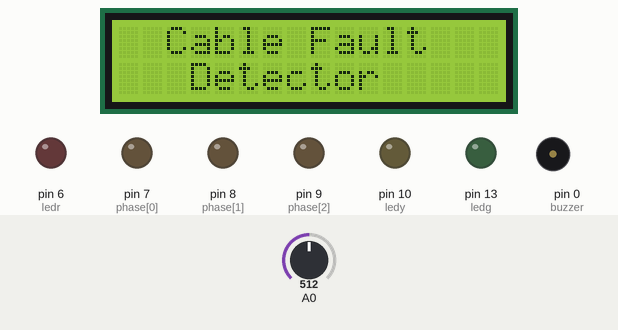
A sketch run on a simulated Arduino Uno, built with avr-gcc and run on an emulated ATmega328P. Parts: 16×2 character LCD, output pins drawn as LEDs (lit = HIGH), buzzer (waves = sounding, pin HIGH). The inputs (shaded band) are chosen by the test bench; at power-on: A0 = 512.

Above: at 0.1 s.
At 0.6 s:
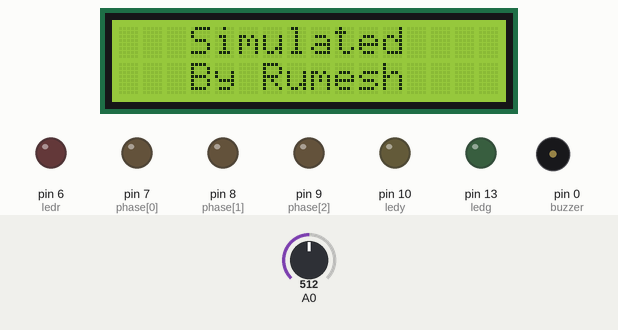
At 2.1 s:
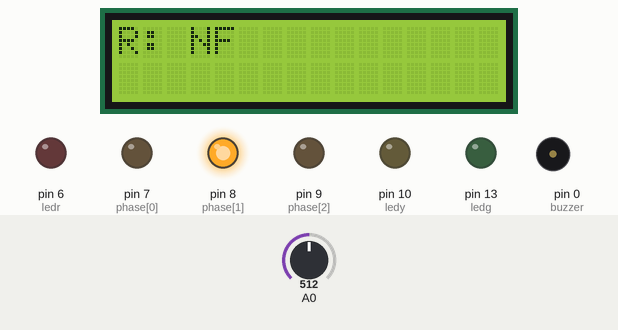
At 2.6 s:
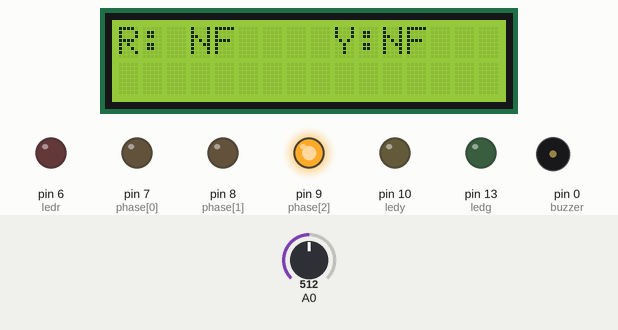
At 20.7 s:
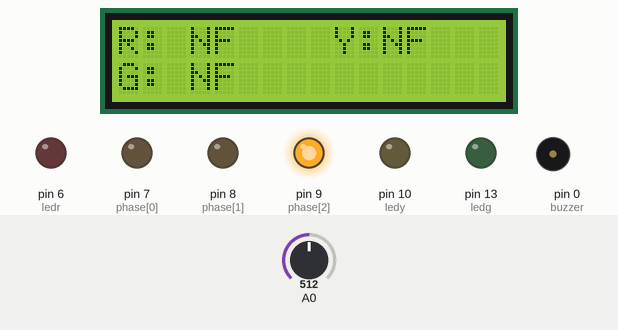
At 39.2 s:
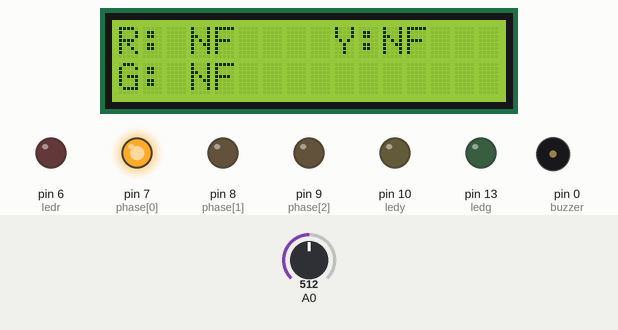
Timing chart, 0 to 40.0 s (numbered marks = the images above):
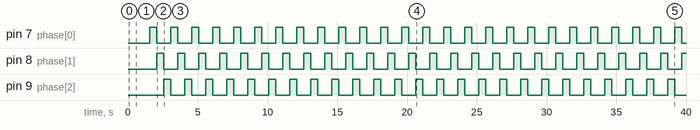

Measured:
- by itself, pin 7 (phase[0]), pin 8 (phase[1]), pin 9 (phase[2]): alternates HIGH for 0.50 s and LOW for 1.0 s
- what the display in image 1 shows lasts 1.0 s, from 0.6 s to 1.6 s
- what the display in image 2 shows lasts 0.5 s, from 2.1 s to 2.6 s

The sketch:

Cable_Fault_Detection_v2.ino
```cpp
/*##########Script Information###############################
  # Purpose: Cable Fault Detection Using Ohm's Law
  # Features: Buzzer & LED indication
  # Created: 17-07-2022
  # Author : Rumesh
  ###########################################################*/

// include the library code:
#include <LiquidCrystal.h>

// initialize the library with the numbers of the interface pins
LiquidCrystal lcd(12, 11, 5, 4, 3, 2);

// define phase control pins
int phase[3] = {7, 8, 9};

// define LED pins
#define ledr 6
#define ledy 10
#define ledg 13


#define buzzer 0
//*********************************************************
//update values in "" part in below function

int distance(int inputVoltage) {
  if (inputVoltage >= "" && inputVoltage < "") {
    return 20;
  }
  else if (inputVoltage >= "" && inputVoltage < "") {
    return 18;
  }
  else if (inputVoltage >= "" && inputVoltage < "") {
    return 16;
  }
  else if (inputVoltage >= "" && inputVoltage < "") {
    return 14;
  }
  else if (inputVoltage >= "" && inputVoltage < "") {
    return 12;
  }
  else if (inputVoltage >= "" && inputVoltage < "") {
    return 10;
  }
  else if (inputVoltage >= "" && inputVoltage < "") {
    return 8;
  }
  else if (inputVoltage >= "" && inputVoltage < "") {
    return 6;
  }
  else if (inputVoltage >= "" && inputVoltage < "") {
    return 4;
  }
  else if (inputVoltage >= "" && inputVoltage < "") {
    return 2;
  }
  else return 0 ;
}
//*********************************************************

void setup() {
  pinMode(buzzer, OUTPUT);
  pinMode(ledr, OUTPUT);
  pinMode(ledy, OUTPUT);
  pinMode(ledg, OUTPUT);
  // set up the LCD's number of columns and rows:
  lcd.begin(16, 2);
  lcd.setCursor(2,0);
  lcd.print("Cable Fault");
  lcd.setCursor(3,1);
  lcd.print("Detector");
  delay(500);
  lcd.clear();
  lcd.setCursor(3,0);
  lcd.print( "Simulated");
  lcd.setCursor(3,1);
  lcd.print( "By Rumesh");
  delay(1000);
  lcd.clear();

  // set pin mode for phase relays
  for (int j = 0; j < 3; j++) {
    pinMode(phase[j], OUTPUT);
  }

}

void loop() {
  digitalWrite(phase[0], HIGH);
  delay(500);
  int dist1 = distance(analogRead(A0));
  if (dist1 == 0) {
    lcd.setCursor(0, 0);
    lcd.write("R: ");
    lcd.setCursor(3, 0);
    lcd.write("NF   ");
    digitalWrite(ledr, LOW);
    digitalWrite(buzzer, LOW);
  }
  else {
    lcd.setCursor(0, 0);
    lcd.write("R: ");
    lcd.setCursor(3, 0);
    lcd.write(' ');
    lcd.print(dist1);
    lcd.setCursor(6, 0);
    lcd.write("Km");
    digitalWrite(ledr, HIGH);
    digitalWrite(buzzer,HIGH);
  }
  digitalWrite(phase[0], LOW);
  //================================================
  digitalWrite(phase[1], HIGH);
  delay(500);
  int dist2 = distance(analogRead(A0));
  if (dist2 == 0) {
    lcd.setCursor(9, 0);
    lcd.write("Y: ");
    lcd.setCursor(11, 0);
    lcd.write("NF   ");
    digitalWrite(ledy, LOW);
    digitalWrite(buzzer, LOW);
  }
  else {
    lcd.setCursor(9, 0);
    lcd.write("Y: ");
    lcd.setCursor(11, 0);
    lcd.write(' ');
    lcd.print(dist2);
    lcd.setCursor(14, 0);
    lcd.write("Km");
    digitalWrite(ledy, HIGH);
    digitalWrite(buzzer,HIGH);

  }
  digitalWrite(phase[1], LOW);
  //=================================================
  digitalWrite(phase[2], HIGH);
  delay(500);
  int dist3 = distance(analogRead(A0));
  if (dist3 == 0) {
     lcd.setCursor(0, 1);
    lcd.write("G: ");
    lcd.setCursor(3, 1);
    lcd.write("NF   ");
    digitalWrite(ledg, LOW);
    digitalWrite(buzzer, LOW);
  }
  else {
    lcd.setCursor(0, 1);
    lcd.write("G: ");
    lcd.setCursor(3, 1);
    lcd.write(' ');
    lcd.print(dist3);
    lcd.setCursor(6, 1);
    lcd.write("Km");
    digitalWrite(ledg, HIGH);
    digitalWrite(buzzer,HIGH);
  }
  digitalWrite(phase[2], LOW);
}
```
